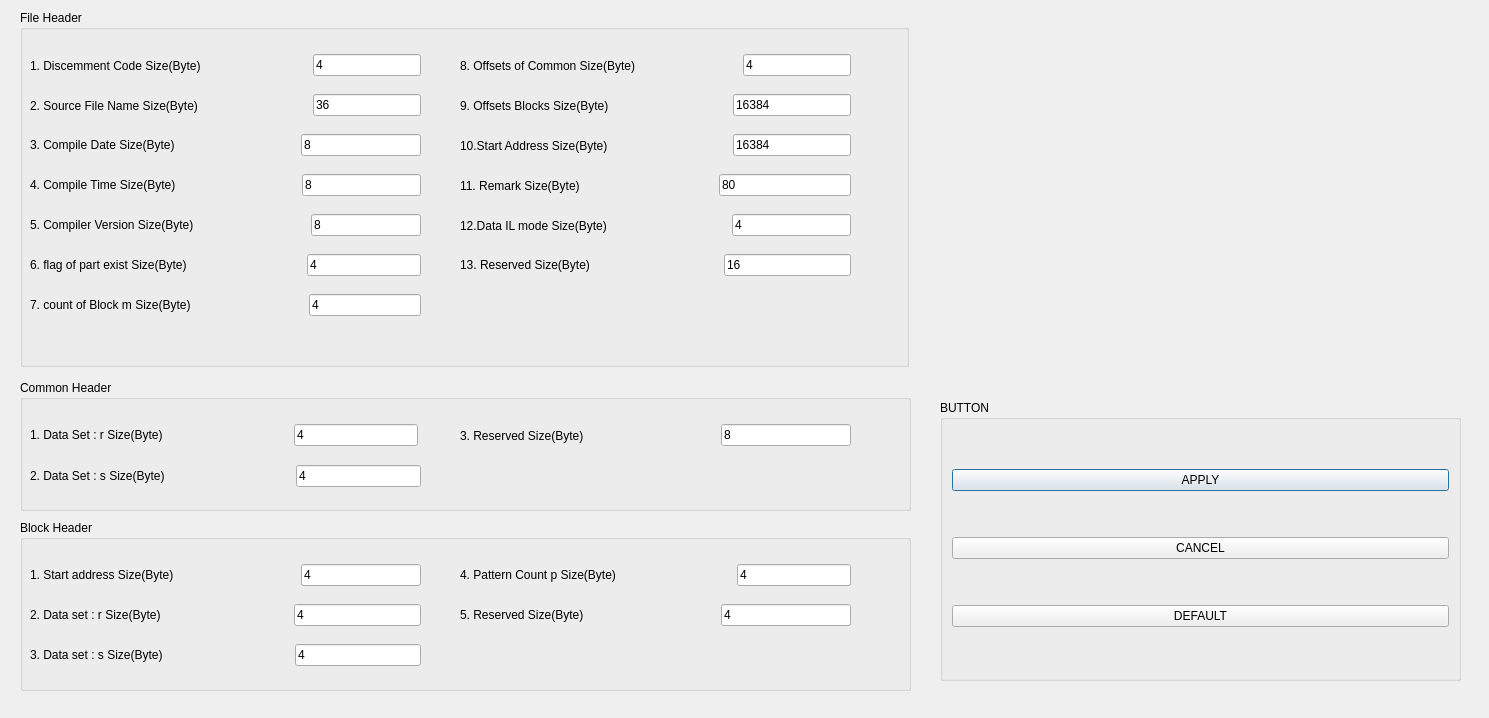
<?xml version="1.0" encoding="UTF-8"?>
<ui version="4.0">
 <class>SettingDialog</class>
 <widget class="QDialog" name="SettingDialog">
  <property name="geometry">
   <rect>
    <x>0</x>
    <y>0</y>
    <width>1489</width>
    <height>718</height>
   </rect>
  </property>
  <property name="windowTitle">
   <string>Dialog</string>
  </property>
  <widget class="QGroupBox" name="groupBox">
   <property name="geometry">
    <rect>
     <x>20</x>
     <y>10</y>
     <width>889</width>
     <height>357</height>
    </rect>
   </property>
   <property name="title">
    <string>File Header</string>
   </property>
   <widget class="QWidget" name="layoutWidget">
    <property name="geometry">
     <rect>
      <x>10</x>
      <y>200</y>
      <width>391</width>
      <height>30</height>
     </rect>
    </property>
    <layout class="QHBoxLayout" name="horizontalLayout_5">
     <item>
      <widget class="QLabel" name="label_5">
       <property name="text">
        <string>5. Compiler Version Size(Byte)</string>
       </property>
      </widget>
     </item>
     <item>
      <spacer name="horizontalSpacer_5">
       <property name="orientation">
        <enum>Qt::Horizontal</enum>
       </property>
       <property name="sizeHint" stdset="0">
        <size>
         <width>40</width>
         <height>20</height>
        </size>
       </property>
      </spacer>
     </item>
     <item>
      <widget class="QLineEdit" name="fileHeaderLineEdit5">
       <property name="text">
        <string>8</string>
       </property>
      </widget>
     </item>
    </layout>
   </widget>
   <widget class="QWidget" name="layoutWidget_2">
    <property name="geometry">
     <rect>
      <x>10</x>
      <y>240</y>
      <width>391</width>
      <height>30</height>
     </rect>
    </property>
    <layout class="QHBoxLayout" name="horizontalLayout_6">
     <item>
      <widget class="QLabel" name="label_6">
       <property name="text">
        <string>6. flag of part exist Size(Byte)</string>
       </property>
      </widget>
     </item>
     <item>
      <spacer name="horizontalSpacer_6">
       <property name="orientation">
        <enum>Qt::Horizontal</enum>
       </property>
       <property name="sizeHint" stdset="0">
        <size>
         <width>40</width>
         <height>20</height>
        </size>
       </property>
      </spacer>
     </item>
     <item>
      <widget class="QLineEdit" name="fileHeaderLineEdit6">
       <property name="text">
        <string>4</string>
       </property>
      </widget>
     </item>
    </layout>
   </widget>
   <widget class="QWidget" name="layoutWidget_3">
    <property name="geometry">
     <rect>
      <x>10</x>
      <y>280</y>
      <width>391</width>
      <height>30</height>
     </rect>
    </property>
    <layout class="QHBoxLayout" name="horizontalLayout_7">
     <item>
      <widget class="QLabel" name="label_7">
       <property name="text">
        <string>7. count of Block m Size(Byte)</string>
       </property>
      </widget>
     </item>
     <item>
      <spacer name="horizontalSpacer_7">
       <property name="orientation">
        <enum>Qt::Horizontal</enum>
       </property>
       <property name="sizeHint" stdset="0">
        <size>
         <width>40</width>
         <height>20</height>
        </size>
       </property>
      </spacer>
     </item>
     <item>
      <widget class="QLineEdit" name="fileHeaderLineEdit7">
       <property name="text">
        <string>4</string>
       </property>
      </widget>
     </item>
    </layout>
   </widget>
   <widget class="QWidget" name="layoutWidget_4">
    <property name="geometry">
     <rect>
      <x>440</x>
      <y>80</y>
      <width>391</width>
      <height>31</height>
     </rect>
    </property>
    <layout class="QHBoxLayout" name="horizontalLayout_9">
     <item>
      <widget class="QLabel" name="label_9">
       <property name="text">
        <string>9. Offsets Blocks Size(Byte)</string>
       </property>
      </widget>
     </item>
     <item>
      <spacer name="horizontalSpacer_9">
       <property name="orientation">
        <enum>Qt::Horizontal</enum>
       </property>
       <property name="sizeHint" stdset="0">
        <size>
         <width>40</width>
         <height>20</height>
        </size>
       </property>
      </spacer>
     </item>
     <item>
      <widget class="QLineEdit" name="fileHeaderLineEdit9">
       <property name="text">
        <string>16384</string>
       </property>
      </widget>
     </item>
    </layout>
   </widget>
   <widget class="QWidget" name="layoutWidget_5">
    <property name="geometry">
     <rect>
      <x>440</x>
      <y>160</y>
      <width>391</width>
      <height>31</height>
     </rect>
    </property>
    <layout class="QHBoxLayout" name="horizontalLayout_11">
     <item>
      <widget class="QLabel" name="label_11">
       <property name="text">
        <string>11. Remark Size(Byte)</string>
       </property>
      </widget>
     </item>
     <item>
      <spacer name="horizontalSpacer_11">
       <property name="orientation">
        <enum>Qt::Horizontal</enum>
       </property>
       <property name="sizeHint" stdset="0">
        <size>
         <width>40</width>
         <height>20</height>
        </size>
       </property>
      </spacer>
     </item>
     <item>
      <widget class="QLineEdit" name="fileHeaderLineEdit11">
       <property name="text">
        <string>80</string>
       </property>
      </widget>
     </item>
    </layout>
   </widget>
   <widget class="QWidget" name="layoutWidget_8">
    <property name="geometry">
     <rect>
      <x>440</x>
      <y>200</y>
      <width>391</width>
      <height>31</height>
     </rect>
    </property>
    <layout class="QHBoxLayout" name="horizontalLayout_16">
     <item>
      <widget class="QLabel" name="label_16">
       <property name="text">
        <string>12.Data IL mode Size(Byte)</string>
       </property>
      </widget>
     </item>
     <item>
      <spacer name="horizontalSpacer_16">
       <property name="orientation">
        <enum>Qt::Horizontal</enum>
       </property>
       <property name="sizeHint" stdset="0">
        <size>
         <width>40</width>
         <height>20</height>
        </size>
       </property>
      </spacer>
     </item>
     <item>
      <widget class="QLineEdit" name="fileHeaderLineEdit12">
       <property name="text">
        <string>4</string>
       </property>
      </widget>
     </item>
    </layout>
   </widget>
   <widget class="QWidget" name="layoutWidget_9">
    <property name="geometry">
     <rect>
      <x>440</x>
      <y>240</y>
      <width>391</width>
      <height>30</height>
     </rect>
    </property>
    <layout class="QHBoxLayout" name="horizontalLayout_17">
     <item>
      <widget class="QLabel" name="label_17">
       <property name="text">
        <string>13. Reserved Size(Byte)</string>
       </property>
      </widget>
     </item>
     <item>
      <spacer name="horizontalSpacer_17">
       <property name="orientation">
        <enum>Qt::Horizontal</enum>
       </property>
       <property name="sizeHint" stdset="0">
        <size>
         <width>40</width>
         <height>20</height>
        </size>
       </property>
      </spacer>
     </item>
     <item>
      <widget class="QLineEdit" name="fileHeaderLineEdit13">
       <property name="text">
        <string>16</string>
       </property>
      </widget>
     </item>
    </layout>
   </widget>
   <widget class="QWidget" name="layoutWidget_39">
    <property name="geometry">
     <rect>
      <x>440</x>
      <y>40</y>
      <width>391</width>
      <height>31</height>
     </rect>
    </property>
    <layout class="QHBoxLayout" name="horizontalLayout_53">
     <item>
      <widget class="QLabel" name="label_52">
       <property name="text">
        <string>8. Offsets of Common Size(Byte)</string>
       </property>
      </widget>
     </item>
     <item>
      <spacer name="horizontalSpacer_53">
       <property name="orientation">
        <enum>Qt::Horizontal</enum>
       </property>
       <property name="sizeHint" stdset="0">
        <size>
         <width>40</width>
         <height>20</height>
        </size>
       </property>
      </spacer>
     </item>
     <item>
      <widget class="QLineEdit" name="fileHeaderLineEdit8">
       <property name="text">
        <string>4</string>
       </property>
      </widget>
     </item>
    </layout>
   </widget>
   <widget class="QWidget" name="layoutWidget_40">
    <property name="geometry">
     <rect>
      <x>440</x>
      <y>120</y>
      <width>391</width>
      <height>31</height>
     </rect>
    </property>
    <layout class="QHBoxLayout" name="horizontalLayout_54">
     <item>
      <widget class="QLabel" name="label_53">
       <property name="text">
        <string>10.Start Address Size(Byte)</string>
       </property>
      </widget>
     </item>
     <item>
      <spacer name="horizontalSpacer_54">
       <property name="orientation">
        <enum>Qt::Horizontal</enum>
       </property>
       <property name="sizeHint" stdset="0">
        <size>
         <width>40</width>
         <height>20</height>
        </size>
       </property>
      </spacer>
     </item>
     <item>
      <widget class="QLineEdit" name="fileHeaderLineEdit10">
       <property name="text">
        <string>16384</string>
       </property>
      </widget>
     </item>
    </layout>
   </widget>
   <widget class="QWidget" name="layoutWidget">
    <property name="geometry">
     <rect>
      <x>10</x>
      <y>40</y>
      <width>391</width>
      <height>31</height>
     </rect>
    </property>
    <layout class="QHBoxLayout" name="horizontalLayout">
     <item>
      <widget class="QLabel" name="label">
       <property name="text">
        <string>1. Discemment Code Size(Byte)</string>
       </property>
      </widget>
     </item>
     <item>
      <spacer name="horizontalSpacer_3">
       <property name="orientation">
        <enum>Qt::Horizontal</enum>
       </property>
       <property name="sizeHint" stdset="0">
        <size>
         <width>40</width>
         <height>20</height>
        </size>
       </property>
      </spacer>
     </item>
     <item>
      <widget class="QLineEdit" name="fileHeaderLineEdit1">
       <property name="text">
        <string>4</string>
       </property>
      </widget>
     </item>
    </layout>
   </widget>
   <widget class="QWidget" name="layoutWidget">
    <property name="geometry">
     <rect>
      <x>10</x>
      <y>80</y>
      <width>391</width>
      <height>31</height>
     </rect>
    </property>
    <layout class="QHBoxLayout" name="horizontalLayout_2">
     <item>
      <widget class="QLabel" name="label_2">
       <property name="text">
        <string>2. Source File Name Size(Byte)</string>
       </property>
      </widget>
     </item>
     <item>
      <spacer name="horizontalSpacer_2">
       <property name="orientation">
        <enum>Qt::Horizontal</enum>
       </property>
       <property name="sizeHint" stdset="0">
        <size>
         <width>40</width>
         <height>20</height>
        </size>
       </property>
      </spacer>
     </item>
     <item>
      <widget class="QLineEdit" name="fileHeaderLineEdit2">
       <property name="text">
        <string>36</string>
       </property>
      </widget>
     </item>
    </layout>
   </widget>
   <widget class="QWidget" name="layoutWidget">
    <property name="geometry">
     <rect>
      <x>10</x>
      <y>120</y>
      <width>391</width>
      <height>30</height>
     </rect>
    </property>
    <layout class="QHBoxLayout" name="horizontalLayout_3">
     <item>
      <widget class="QLabel" name="label_3">
       <property name="text">
        <string>3. Compile Date Size(Byte)</string>
       </property>
      </widget>
     </item>
     <item>
      <spacer name="horizontalSpacer">
       <property name="orientation">
        <enum>Qt::Horizontal</enum>
       </property>
       <property name="sizeHint" stdset="0">
        <size>
         <width>40</width>
         <height>20</height>
        </size>
       </property>
      </spacer>
     </item>
     <item>
      <widget class="QLineEdit" name="fileHeaderLineEdit3">
       <property name="text">
        <string>8</string>
       </property>
      </widget>
     </item>
    </layout>
   </widget>
   <widget class="QWidget" name="layoutWidget">
    <property name="geometry">
     <rect>
      <x>10</x>
      <y>160</y>
      <width>391</width>
      <height>30</height>
     </rect>
    </property>
    <layout class="QHBoxLayout" name="horizontalLayout_4">
     <item>
      <widget class="QLabel" name="label_4">
       <property name="text">
        <string>4. Compile Time Size(Byte)</string>
       </property>
      </widget>
     </item>
     <item>
      <spacer name="horizontalSpacer_4">
       <property name="orientation">
        <enum>Qt::Horizontal</enum>
       </property>
       <property name="sizeHint" stdset="0">
        <size>
         <width>40</width>
         <height>20</height>
        </size>
       </property>
      </spacer>
     </item>
     <item>
      <widget class="QLineEdit" name="fileHeaderLineEdit4">
       <property name="text">
        <string>8</string>
       </property>
      </widget>
     </item>
    </layout>
   </widget>
   <zorder>layoutWidget</zorder>
   <zorder>layoutWidget</zorder>
   <zorder>layoutWidget</zorder>
   <zorder>layoutWidget</zorder>
   <zorder>layoutWidget</zorder>
   <zorder>layoutWidget_2</zorder>
   <zorder>layoutWidget_3</zorder>
   <zorder>layoutWidget_4</zorder>
   <zorder>layoutWidget_5</zorder>
   <zorder>layoutWidget_8</zorder>
   <zorder>layoutWidget_9</zorder>
   <zorder>layoutWidget_39</zorder>
   <zorder>layoutWidget_40</zorder>
  </widget>
  <widget class="QGroupBox" name="groupBox_2">
   <property name="geometry">
    <rect>
     <x>20</x>
     <y>380</y>
     <width>891</width>
     <height>131</height>
    </rect>
   </property>
   <property name="title">
    <string>Common Header</string>
   </property>
   <widget class="QWidget" name="layoutWidget_26">
    <property name="geometry">
     <rect>
      <x>440</x>
      <y>40</y>
      <width>391</width>
      <height>31</height>
     </rect>
    </property>
    <layout class="QHBoxLayout" name="horizontalLayout_34">
     <item>
      <widget class="QLabel" name="label_34">
       <property name="text">
        <string>3. Reserved Size(Byte)</string>
       </property>
      </widget>
     </item>
     <item>
      <spacer name="horizontalSpacer_34">
       <property name="orientation">
        <enum>Qt::Horizontal</enum>
       </property>
       <property name="sizeHint" stdset="0">
        <size>
         <width>40</width>
         <height>20</height>
        </size>
       </property>
      </spacer>
     </item>
     <item>
      <widget class="QLineEdit" name="commonHeaderLineEdit3">
       <property name="text">
        <string>8</string>
       </property>
      </widget>
     </item>
    </layout>
   </widget>
   <widget class="QWidget" name="layoutWidget_32">
    <property name="geometry">
     <rect>
      <x>10</x>
      <y>40</y>
      <width>388</width>
      <height>30</height>
     </rect>
    </property>
    <layout class="QHBoxLayout" name="horizontalLayout_40">
     <item>
      <widget class="QLabel" name="label_40">
       <property name="text">
        <string>1. Data Set : r Size(Byte)</string>
       </property>
      </widget>
     </item>
     <item>
      <spacer name="horizontalSpacer_40">
       <property name="orientation">
        <enum>Qt::Horizontal</enum>
       </property>
       <property name="sizeHint" stdset="0">
        <size>
         <width>40</width>
         <height>20</height>
        </size>
       </property>
      </spacer>
     </item>
     <item>
      <widget class="QLineEdit" name="commonHeaderLineEdit1">
       <property name="text">
        <string>4</string>
       </property>
      </widget>
     </item>
    </layout>
   </widget>
   <widget class="QWidget" name="layoutWidget">
    <property name="geometry">
     <rect>
      <x>10</x>
      <y>80</y>
      <width>781</width>
      <height>32</height>
     </rect>
    </property>
    <layout class="QHBoxLayout" name="horizontalLayout_31">
     <item>
      <layout class="QHBoxLayout" name="horizontalLayout_41">
       <item>
        <widget class="QLabel" name="label_41">
         <property name="text">
          <string>2. Data Set : s Size(Byte)</string>
         </property>
        </widget>
       </item>
       <item>
        <spacer name="horizontalSpacer_41">
         <property name="orientation">
          <enum>Qt::Horizontal</enum>
         </property>
         <property name="sizeHint" stdset="0">
          <size>
           <width>40</width>
           <height>20</height>
          </size>
         </property>
        </spacer>
       </item>
       <item>
        <widget class="QLineEdit" name="commonHeaderLineEdit2">
         <property name="text">
          <string>4</string>
         </property>
        </widget>
       </item>
      </layout>
     </item>
     <item>
      <spacer name="horizontalSpacer_31">
       <property name="orientation">
        <enum>Qt::Horizontal</enum>
       </property>
       <property name="sizeHint" stdset="0">
        <size>
         <width>40</width>
         <height>20</height>
        </size>
       </property>
      </spacer>
     </item>
    </layout>
   </widget>
   <zorder>layoutWidget</zorder>
   <zorder>layoutWidget_26</zorder>
   <zorder>layoutWidget_32</zorder>
  </widget>
  <widget class="QGroupBox" name="groupBox_4">
   <property name="geometry">
    <rect>
     <x>940</x>
     <y>400</y>
     <width>521</width>
     <height>281</height>
    </rect>
   </property>
   <property name="title">
    <string>BUTTON</string>
   </property>
   <layout class="QVBoxLayout" name="verticalLayout">
    <item>
     <widget class="QPushButton" name="applyPushButton">
      <property name="text">
       <string>APPLY</string>
      </property>
     </widget>
    </item>
    <item>
     <widget class="QPushButton" name="cancelPushButton">
      <property name="text">
       <string>CANCEL</string>
      </property>
     </widget>
    </item>
    <item>
     <widget class="QPushButton" name="defaultPushButton">
      <property name="text">
       <string>DEFAULT</string>
      </property>
     </widget>
    </item>
   </layout>
  </widget>
  <widget class="QGroupBox" name="groupBox_3">
   <property name="geometry">
    <rect>
     <x>20</x>
     <y>520</y>
     <width>891</width>
     <height>171</height>
    </rect>
   </property>
   <property name="title">
    <string>Block Header</string>
   </property>
   <widget class="QWidget" name="layoutWidget_42">
    <property name="geometry">
     <rect>
      <x>440</x>
      <y>40</y>
      <width>391</width>
      <height>30</height>
     </rect>
    </property>
    <layout class="QHBoxLayout" name="horizontalLayout_51">
     <item>
      <widget class="QLabel" name="label_50">
       <property name="text">
        <string>4. Pattern Count p Size(Byte)</string>
       </property>
      </widget>
     </item>
     <item>
      <spacer name="horizontalSpacer_51">
       <property name="orientation">
        <enum>Qt::Horizontal</enum>
       </property>
       <property name="sizeHint" stdset="0">
        <size>
         <width>40</width>
         <height>20</height>
        </size>
       </property>
      </spacer>
     </item>
     <item>
      <widget class="QLineEdit" name="blockHeaderLineEdit4">
       <property name="text">
        <string>4</string>
       </property>
      </widget>
     </item>
    </layout>
   </widget>
   <widget class="QWidget" name="layoutWidget_43">
    <property name="geometry">
     <rect>
      <x>440</x>
      <y>80</y>
      <width>391</width>
      <height>30</height>
     </rect>
    </property>
    <layout class="QHBoxLayout" name="horizontalLayout_52">
     <item>
      <widget class="QLabel" name="label_51">
       <property name="text">
        <string>5. Reserved Size(Byte)</string>
       </property>
      </widget>
     </item>
     <item>
      <spacer name="horizontalSpacer_52">
       <property name="orientation">
        <enum>Qt::Horizontal</enum>
       </property>
       <property name="sizeHint" stdset="0">
        <size>
         <width>40</width>
         <height>20</height>
        </size>
       </property>
      </spacer>
     </item>
     <item>
      <widget class="QLineEdit" name="blockHeaderLineEdit5">
       <property name="text">
        <string>4</string>
       </property>
      </widget>
     </item>
    </layout>
   </widget>
   <widget class="QWidget" name="layoutWidget_48">
    <property name="geometry">
     <rect>
      <x>10</x>
      <y>40</y>
      <width>391</width>
      <height>30</height>
     </rect>
    </property>
    <layout class="QHBoxLayout" name="horizontalLayout_57">
     <item>
      <widget class="QLabel" name="label_56">
       <property name="text">
        <string>1. Start address Size(Byte)</string>
       </property>
      </widget>
     </item>
     <item>
      <spacer name="horizontalSpacer_57">
       <property name="orientation">
        <enum>Qt::Horizontal</enum>
       </property>
       <property name="sizeHint" stdset="0">
        <size>
         <width>40</width>
         <height>20</height>
        </size>
       </property>
      </spacer>
     </item>
     <item>
      <widget class="QLineEdit" name="blockHeaderLineEdit1">
       <property name="text">
        <string>4</string>
       </property>
      </widget>
     </item>
    </layout>
   </widget>
   <widget class="QWidget" name="layoutWidget_49">
    <property name="geometry">
     <rect>
      <x>10</x>
      <y>80</y>
      <width>391</width>
      <height>30</height>
     </rect>
    </property>
    <layout class="QHBoxLayout" name="horizontalLayout_58">
     <item>
      <widget class="QLabel" name="label_57">
       <property name="text">
        <string>2. Data set : r Size(Byte)</string>
       </property>
      </widget>
     </item>
     <item>
      <spacer name="horizontalSpacer_58">
       <property name="orientation">
        <enum>Qt::Horizontal</enum>
       </property>
       <property name="sizeHint" stdset="0">
        <size>
         <width>40</width>
         <height>20</height>
        </size>
       </property>
      </spacer>
     </item>
     <item>
      <widget class="QLineEdit" name="blockHeaderLineEdit2">
       <property name="text">
        <string>4</string>
       </property>
      </widget>
     </item>
    </layout>
   </widget>
   <widget class="QWidget" name="layoutWidget_50">
    <property name="geometry">
     <rect>
      <x>10</x>
      <y>120</y>
      <width>391</width>
      <height>30</height>
     </rect>
    </property>
    <layout class="QHBoxLayout" name="horizontalLayout_59">
     <item>
      <widget class="QLabel" name="label_58">
       <property name="text">
        <string>3. Data set : s Size(Byte)</string>
       </property>
      </widget>
     </item>
     <item>
      <spacer name="horizontalSpacer_59">
       <property name="orientation">
        <enum>Qt::Horizontal</enum>
       </property>
       <property name="sizeHint" stdset="0">
        <size>
         <width>40</width>
         <height>20</height>
        </size>
       </property>
      </spacer>
     </item>
     <item>
      <widget class="QLineEdit" name="blockHeaderLineEdit3">
       <property name="text">
        <string>4</string>
       </property>
      </widget>
     </item>
    </layout>
   </widget>
  </widget>
 </widget>
 <resources/>
 <connections/>
</ui>
